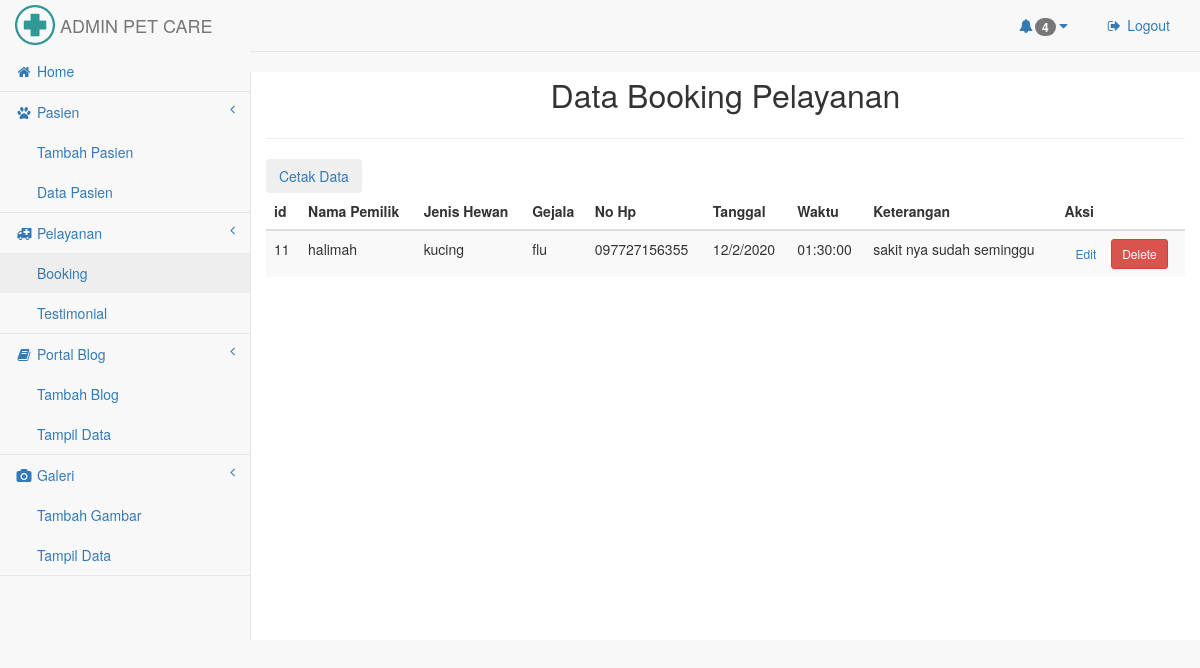
Page /adminnpet/index.php?page=booking (signed in) on the committed database.
### tables this page shows
CREATE TABLE `tabelpelayanan` (
  `idbooking` int(11) NOT NULL,
  `namapemilik` varchar(50) NOT NULL,
  `namahewan` varchar(50) NOT NULL,
  `jenis` varchar(50) NOT NULL,
  `sakit` varchar(50) NOT NULL,
  `nohp` varchar(50) NOT NULL,
  `tanggal` text NOT NULL,
  `waktu` time NOT NULL,
  `keterangan` varchar(100) NOT NULL
);

### adminnpet/booking.php (the view, shortened to what this page needs)
<?php
include('config.php');
?>
    <div class="row" style="margin-top:20px">
        <center><font size="6">Data Booking Pelayanan</font></center>
        <hr>
        <a href="index.php?page=cetak_bkg"><button class="btn btn-dark right">Cetak Data</button></a>
        <table class="table table-striped jambo_table bulk_action">
            <thead>
                <tr>
                    <th>id</th>
                    <th>Nama Pemilik</th>
                    <th>Jenis Hewan</th>
                    <th>Gejala</th>
                    <th>No Hp</th>
                    <th>Tanggal</th>
                    <th>Waktu</th>
                    <th>Keterangan</th>
                    <th>Aksi</th>
                </tr>
            </thead>
            <tbody>
                <?php
                $sql = mysqli_query($koneksi, "SELECT * FROM tabelpelayanan ORDER BY idbooking DESC") or die(mysqli_error($koneksi));
                if(mysqli_num_rows($sql) > 0){
                    while($data = mysqli_fetch_assoc($sql)){
                        echo '
                        <tr>
                            <td>'.$data['idbooking'].'</td>
                            <td>'.$data['namapemilik'].'</td>
                            <td>'.$data['jenis'].'</td>
                            <td>'.$data['sakit'].'</td>
                            <td>'.$data['nohp'].'</td>
                            <td>'.$data['tanggal'].'</td>
                            <td>'.$data['waktu'].'</td>
                            <td>'.$data['keterangan'].'</td>
                            <td>
                                <a href="index.php?page=edit_bkg&idbooking='.$data['idbooking'].'" class="btn btn-secondary btn-sm">Edit</a>
                                <a href="hapus_booking.php?namapemilik='.$data['namapemilik'].'" class="btn btn-danger btn-sm" onclick="return confirm(\'Yakin ingin menghapus data ini?\')">Delete</a>
                            </td>
                        </tr>
                        ';
                    }
                }else{
                    echo '
                    <tr>
                        <td colspan="6">Tidak ada data.</td>
                    </tr>
                    ';
                }
                ?>
        </table>
    </div>
    </div>

### adminnpet/css/sb-admin-2.css (style rules this page uses)
body { background-color: #f8f8f8; }

### rows in the picture
tabelpelayanan: idbooking "11", namapemilik "halimah", jenis "kucing", sakit "flu", nohp "097727156355", tanggal "12/2/2020", waktu "01:30:00", keterangan "sakit nya sudah seminggu"

### other values in the picture
$jumlah "4"
